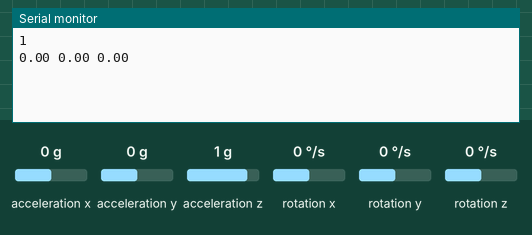
Bench run of a sketch on a simulated Arduino Nano 33 BLE. Parts: the last lines printed to the serial monitor. The inputs (shaded band) are chosen by the test bench; at power-on: acceleration x 0 g, acceleration y 0 g, acceleration z 1 g, rotation x 0 °/s, rotation y 0 °/s, rotation z 0 °/s.

Above: at 1.2 s.
1.3 s: acceleration x set to -1.4 g
At 2.6 s:
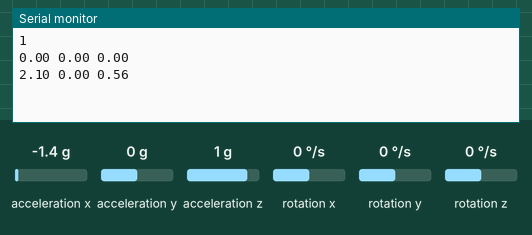
2.8 s: acceleration y set to -1.4 g
At 3.6 s:
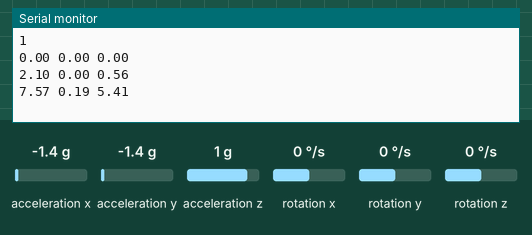
4.3 s: acceleration z set to -1.4 g
At 5.6 s:
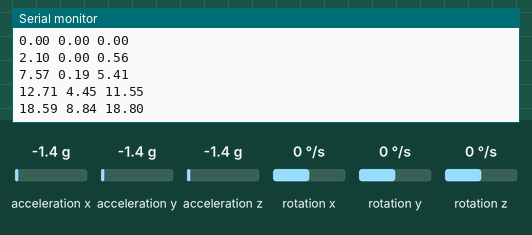
5.8 s: rotation x set to -192 °/s
At 6.8 s:
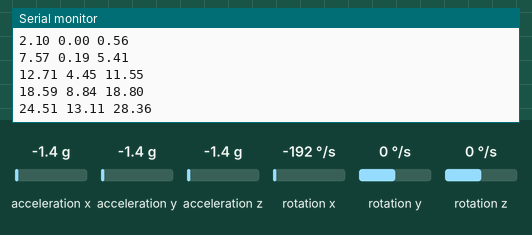
7.3 s: rotation y set to -192 °/s
At 8.6 s:
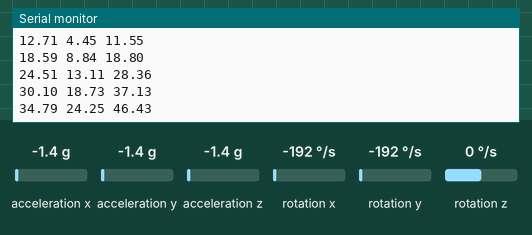
Timing chart, 0 to 9.8 s (numbered marks = the images above; inputs shaded):
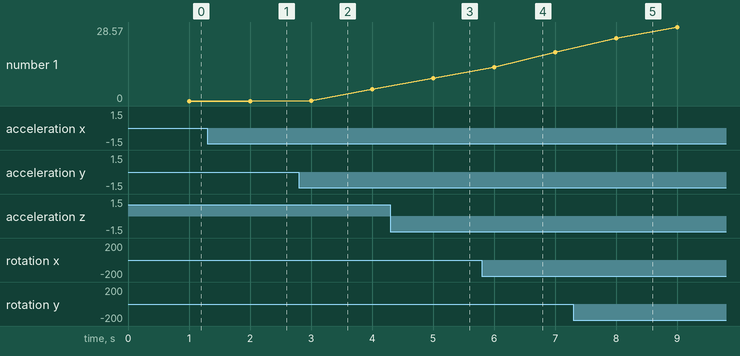

The sketch:

hps_auto_pilot_Serial.ino
```cpp
#include <Arduino_LSM9DS1.h>  //IMU
#include <Arduino_LPS22HB.h>  //Pressure Sensor
#include <Arduino_HTS221.h>   //Humidity & Temperature Sensor
#include <Arduino_APDS9960.h> //Gesture, Light, Proximity Sensors
#include <MadgwickAHRS.h>

unsigned long timer;
Madgwick filter;
int seconds = 0;
int minutes = 0;
int delay_freq = 1000; //change frequencies of output
float deltat;

void setup() {
  // put your setup code here, to run once:
  //initialization
  Serial.println(1);
  Serial.begin(9600);
  filter.begin(200);
  if (!IMU.begin()) {
    Serial.println("Failed to initialize IMU!");
    while (1);
  }

}

void loop() {

  // main code here,  run repeatedly:

  //delay(delay_freq);  //if you want change the data rate
  int i = 0;
  float x_vel = 0, y_vel = 0, z_vel = 0;
  float x_dis = 0, y_dis = 0, z_dis = 0;
  while (1) {
    timer = millis();
    minutes = timer / 60000;
    seconds = (timer % 60000) / 1000;

    // code to printout the time
    //    Serial.print("Time: ");
    //    Serial.print(minutes);
    //    Serial.print(":");
    //    Serial.println(seconds);

    //pressure sensor
    //    float pressure = BARO.readPressure();
    //    Serial.print("Pressure = ");
    //    Serial.print(pressure);
    //    Serial.println(" kPa");

    //IMU
    float x_accel = 0, y_accel = 0, z_accel = 0;
    float tempx, tempy, tempz, tempyaw, temppitch, temproll, mag_x, mag_y, mag_z;
    int roll, pitch, yaw;
    double grav_x, grav_y, grav_z;
    x_dis = 0;
    y_dis = 0;
    z_dis = 0;
    unsigned long begin_time, time_diff;

    //breaks every second
    while ((seconds >= ((millis() % 60000) / 1000))) {  //break every second
      begin_time = millis();
      IMU.readAcceleration(tempx, tempy, tempz);
      IMU.readGyroscope(temproll, temppitch, tempyaw);
      //IMU.readMagneticField(mag_x, mag_y, mag_z);

      //Madgwick Filter, need to look into it
      filter.updateIMU(-temproll, temppitch, tempyaw, tempx, tempy, tempz);

      roll = (int)filter.getRoll();
      pitch = (int)filter.getPitch();
      yaw = (int)filter.getYaw();
      time_diff = (millis() - begin_time);

      //serial port output orientation of the device at real time
//      Serial.print("Orientation: ");
//      Serial.print(yaw);
//      Serial.print(" ");
//      Serial.print(pitch);
//      Serial.print(" ");
//      Serial.println(roll);

      //calculate the gravity function  -- need improvements
      grav_x = sin(pitch * PI / 180.0) ;
      grav_y = sin(roll * PI / 180.0);

      if (abs(roll) > abs(pitch)) {
        grav_z = 1 - abs(grav_y);
      } else {
        grav_z = 1 - abs(grav_x);
      }

      // average acceleration
      x_accel = (x_accel + abs(tempx) - abs(grav_x)) / 2;
      y_accel = (y_accel + abs(tempy) - abs(grav_y)) / 2;
      z_accel = (z_accel + abs(tempz) - abs(grav_z)) / 2;

      //Use Seial port to test out values
      //      Serial.println("Orientation: " + String(roll) + String(" ") + String(pitch) + String(" ") + String(yaw));
      //      Serial.println("Gravity: " + String(grav_x) + String(" ") + String(grav_y) + String(" ") + String(grav_z));
      //      Serial.println("Acceleration: " + String(x_accel) + String(" ") + String(y_accel) + String(" ") + String(z_accel));

      //calculation for displacement, not very accurate
      x_dis = x_dis+time_diff * 0.001 * x_vel + x_accel * 9.8 * sq(time_diff * 0.001) / 2;
      y_dis = y_dis+time_diff * 0.001 * y_vel + y_accel * 9.8 * sq(time_diff * 0.001) / 2;
      z_dis = z_dis+time_diff * 0.001 * z_vel + z_accel * 9.8 * sq(time_diff * 0.001) / 2;
      x_vel = x_vel + time_diff * 0.001 * x_accel * 9.8;
      y_vel = y_vel + time_diff * 0.001 * y_accel * 9.8;
      z_vel = z_vel + time_diff * 0.001 * z_accel * 9.8;

      //reset after 1 minuet
      if (seconds == 59) {
        seconds = 0;
      }
    }

    //serail port display calculated displaced.
    Serial.println(String(x_dis) + String(" ") + String(y_dis) + String(" ") + String(z_dis));

    //    //temperature
    //    float temperature = HTS.readTemperature();
    //    Serial.print("Temperature = ");
    //    Serial.print(temperature);
    //    Serial.println(" °C");
    //
    //    //humidity
    //    float humidity    = HTS.readHumidity();
    //    Serial.print("Humidity    = ");
    //    Serial.print(humidity);
    //    Serial.println(" %");

    //Equation of Motions updates every second


    //Serail Port ouputs the data
    //    Serial.println(String("Acceleration: ") + String(x_accel, 2) + ", " + String(y_accel, 2) + ", " + String(z_accel, 2) );
    //
    //    Serial.println(String("roll: ") + String(roll, 2));
    //    Serial.println(String("pitch: ") + String(pitch, 2));
    //    Serial.println(String("yaw: ") + String(yaw, 2));
    //    Serial.println();
  }
}
```

Measured:
- after the input at 1.3 s, the serial monitor: prints a new line after 0.70 s (image 1)
- after the input at 2.8 s, the serial monitor: prints a new line after 0.20 s (image 2)
- after the input at 4.3 s, the serial monitor: prints a new line after 0.70 s (image 3)
- after the input at 5.8 s, the serial monitor: prints a new line after 0.20 s (image 4)
- after the input at 7.3 s, the serial monitor: prints a new line after 0.70 s (image 5)
- plotted number 1: 0 → 4.45 after the input at 2.8 s, 4.45 → 8.84 after the input at 4.3 s, 8.84 → 18.73 after the input at 5.8 s, 18.73 → 28.57 after the input at 7.3 s
